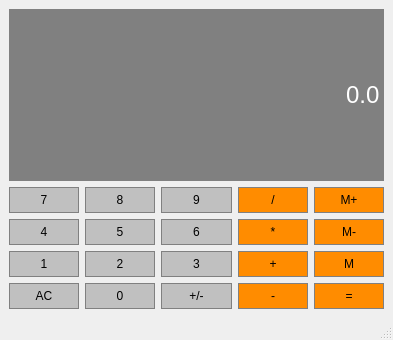
<?xml version="1.0" encoding="UTF-8"?>
<ui version="4.0">
 <class>Calculator</class>
 <widget class="QMainWindow" name="Calculator">
  <property name="geometry">
   <rect>
    <x>0</x>
    <y>0</y>
    <width>393</width>
    <height>340</height>
   </rect>
  </property>
  <property name="sizePolicy">
   <sizepolicy hsizetype="Preferred" vsizetype="Preferred">
    <horstretch>0</horstretch>
    <verstretch>0</verstretch>
   </sizepolicy>
  </property>
  <property name="windowTitle">
   <string>Calculator</string>
  </property>
  <widget class="QWidget" name="centralwidget">
   <layout class="QGridLayout" name="gridLayout">
    <item row="4" column="3">
     <widget class="QPushButton" name="Subtract">
      <property name="sizePolicy">
       <sizepolicy hsizetype="Preferred" vsizetype="Preferred">
        <horstretch>0</horstretch>
        <verstretch>0</verstretch>
       </sizepolicy>
      </property>
      <property name="styleSheet">
       <string notr="true">QPushButton {
	background-color: #FF8C00;
	border: 1px solid gray;
	padding: 5px;
}

QPushButton:pressed {
	background-color: #A9A9A9;
	border: 1px solid gray;
	padding: 5px;
}</string>
      </property>
      <property name="text">
       <string>-</string>
      </property>
     </widget>
    </item>
    <item row="3" column="3">
     <widget class="QPushButton" name="Add">
      <property name="sizePolicy">
       <sizepolicy hsizetype="Preferred" vsizetype="Preferred">
        <horstretch>0</horstretch>
        <verstretch>0</verstretch>
       </sizepolicy>
      </property>
      <property name="styleSheet">
       <string notr="true">QPushButton {
	background-color: #FF8C00;
	border: 1px solid gray;
	padding: 5px;
}

QPushButton:pressed {
	background-color: #A9A9A9;
	border: 1px solid gray;
	padding: 5px;
}</string>
      </property>
      <property name="text">
       <string>+</string>
      </property>
     </widget>
    </item>
    <item row="2" column="4">
     <widget class="QPushButton" name="MemSub">
      <property name="sizePolicy">
       <sizepolicy hsizetype="Preferred" vsizetype="Preferred">
        <horstretch>0</horstretch>
        <verstretch>0</verstretch>
       </sizepolicy>
      </property>
      <property name="styleSheet">
       <string notr="true">QPushButton {
	background-color: #FF8C00;
	border: 1px solid gray;
	padding: 5px;
}

QPushButton:pressed {
	background-color: #A9A9A9;
	border: 1px solid gray;
	padding: 5px;
}</string>
      </property>
      <property name="text">
       <string>M-</string>
      </property>
     </widget>
    </item>
    <item row="2" column="2">
     <widget class="QPushButton" name="Button6">
      <property name="sizePolicy">
       <sizepolicy hsizetype="Preferred" vsizetype="Preferred">
        <horstretch>0</horstretch>
        <verstretch>0</verstretch>
       </sizepolicy>
      </property>
      <property name="styleSheet">
       <string notr="true">QPushButton {
	background-color: #C0C0C0;
	border: 1px solid gray;
	padding: 5px;
}

QPushButton:pressed {
	background-color: #A9A9A9;
	border: 1px solid gray;
	padding: 5px;
}</string>
      </property>
      <property name="text">
       <string>6</string>
      </property>
     </widget>
    </item>
    <item row="3" column="4">
     <widget class="QPushButton" name="MemGet">
      <property name="sizePolicy">
       <sizepolicy hsizetype="Preferred" vsizetype="Preferred">
        <horstretch>0</horstretch>
        <verstretch>0</verstretch>
       </sizepolicy>
      </property>
      <property name="styleSheet">
       <string notr="true">QPushButton {
	background-color: #FF8C00;
	border: 1px solid gray;
	padding: 5px;
}

QPushButton:pressed {
	background-color: #A9A9A9;
	border: 1px solid gray;
	padding: 5px;
}</string>
      </property>
      <property name="text">
       <string>M</string>
      </property>
     </widget>
    </item>
    <item row="2" column="3">
     <widget class="QPushButton" name="Multiply">
      <property name="sizePolicy">
       <sizepolicy hsizetype="Preferred" vsizetype="Preferred">
        <horstretch>0</horstretch>
        <verstretch>0</verstretch>
       </sizepolicy>
      </property>
      <property name="styleSheet">
       <string notr="true">QPushButton {
	background-color: #FF8C00;
	border: 1px solid gray;
	padding: 5px;
}

QPushButton:pressed {
	background-color: #A9A9A9;
	border: 1px solid gray;
	padding: 5px;
}</string>
      </property>
      <property name="text">
       <string>*</string>
      </property>
     </widget>
    </item>
    <item row="3" column="1">
     <widget class="QPushButton" name="Button2">
      <property name="sizePolicy">
       <sizepolicy hsizetype="Preferred" vsizetype="Preferred">
        <horstretch>0</horstretch>
        <verstretch>0</verstretch>
       </sizepolicy>
      </property>
      <property name="styleSheet">
       <string notr="true">QPushButton {
	background-color: #C0C0C0;
	border: 1px solid gray;
	padding: 5px;
}

QPushButton:pressed {
	background-color: #A9A9A9;
	border: 1px solid gray;
	padding: 5px;
}</string>
      </property>
      <property name="text">
       <string>2</string>
      </property>
     </widget>
    </item>
    <item row="1" column="0">
     <widget class="QPushButton" name="Button7">
      <property name="sizePolicy">
       <sizepolicy hsizetype="Preferred" vsizetype="Preferred">
        <horstretch>0</horstretch>
        <verstretch>0</verstretch>
       </sizepolicy>
      </property>
      <property name="styleSheet">
       <string notr="true">QPushButton {
	background-color: #C0C0C0;
	border: 1px solid gray;
	padding: 5px;
}

QPushButton:pressed {
	background-color: #A9A9A9;
	border: 1px solid gray;
	padding: 5px;
}</string>
      </property>
      <property name="text">
       <string>7</string>
      </property>
     </widget>
    </item>
    <item row="3" column="2">
     <widget class="QPushButton" name="Button3">
      <property name="sizePolicy">
       <sizepolicy hsizetype="Preferred" vsizetype="Preferred">
        <horstretch>0</horstretch>
        <verstretch>0</verstretch>
       </sizepolicy>
      </property>
      <property name="styleSheet">
       <string notr="true">QPushButton {
	background-color: #C0C0C0;
	border: 1px solid gray;
	padding: 5px;
}

QPushButton:pressed {
	background-color: #A9A9A9;
	border: 1px solid gray;
	padding: 5px;
}</string>
      </property>
      <property name="text">
       <string>3</string>
      </property>
     </widget>
    </item>
    <item row="1" column="2">
     <widget class="QPushButton" name="Button9">
      <property name="sizePolicy">
       <sizepolicy hsizetype="Preferred" vsizetype="Preferred">
        <horstretch>0</horstretch>
        <verstretch>0</verstretch>
       </sizepolicy>
      </property>
      <property name="styleSheet">
       <string notr="true">QPushButton {
	background-color: #C0C0C0;
	border: 1px solid gray;
	padding: 5px;
}

QPushButton:pressed {
	background-color: #A9A9A9;
	border: 1px solid gray;
	padding: 5px;
}</string>
      </property>
      <property name="text">
       <string>9</string>
      </property>
     </widget>
    </item>
    <item row="4" column="1">
     <widget class="QPushButton" name="Button0">
      <property name="sizePolicy">
       <sizepolicy hsizetype="Preferred" vsizetype="Preferred">
        <horstretch>0</horstretch>
        <verstretch>0</verstretch>
       </sizepolicy>
      </property>
      <property name="styleSheet">
       <string notr="true">QPushButton {
	background-color: #C0C0C0;
	border: 1px solid gray;
	padding: 5px;
}

QPushButton:pressed {
	background-color: #A9A9A9;
	border: 1px solid gray;
	padding: 5px;
}</string>
      </property>
      <property name="text">
       <string>0</string>
      </property>
     </widget>
    </item>
    <item row="0" column="0" colspan="5">
     <widget class="QLineEdit" name="Display">
      <property name="sizePolicy">
       <sizepolicy hsizetype="Preferred" vsizetype="Expanding">
        <horstretch>0</horstretch>
        <verstretch>0</verstretch>
       </sizepolicy>
      </property>
      <property name="font">
       <font>
        <family>Arial</family>
        <pointsize>18</pointsize>
       </font>
      </property>
      <property name="styleSheet">
       <string notr="true">QLineEdit {
	background-color: gray;
	border: 1px solid gray;
	color: #ffffff;
}</string>
      </property>
      <property name="text">
       <string>0.0</string>
      </property>
      <property name="alignment">
       <set>Qt::AlignRight|Qt::AlignTrailing|Qt::AlignVCenter</set>
      </property>
     </widget>
    </item>
    <item row="1" column="4">
     <widget class="QPushButton" name="MemAdd">
      <property name="sizePolicy">
       <sizepolicy hsizetype="Preferred" vsizetype="Preferred">
        <horstretch>0</horstretch>
        <verstretch>0</verstretch>
       </sizepolicy>
      </property>
      <property name="styleSheet">
       <string notr="true">QPushButton {
	background-color: #FF8C00;
	border: 1px solid gray;
	padding: 5px;
}

QPushButton:pressed {
	background-color: #A9A9A9;
	border: 1px solid gray;
	padding: 5px;
}</string>
      </property>
      <property name="text">
       <string>M+</string>
      </property>
     </widget>
    </item>
    <item row="2" column="1">
     <widget class="QPushButton" name="Button5">
      <property name="sizePolicy">
       <sizepolicy hsizetype="Preferred" vsizetype="Preferred">
        <horstretch>0</horstretch>
        <verstretch>0</verstretch>
       </sizepolicy>
      </property>
      <property name="styleSheet">
       <string notr="true">QPushButton {
	background-color: #C0C0C0;
	border: 1px solid gray;
	padding: 5px;
}

QPushButton:pressed {
	background-color: #A9A9A9;
	border: 1px solid gray;
	padding: 5px;
}</string>
      </property>
      <property name="text">
       <string>5</string>
      </property>
     </widget>
    </item>
    <item row="3" column="0">
     <widget class="QPushButton" name="Button1">
      <property name="sizePolicy">
       <sizepolicy hsizetype="Preferred" vsizetype="Preferred">
        <horstretch>0</horstretch>
        <verstretch>0</verstretch>
       </sizepolicy>
      </property>
      <property name="styleSheet">
       <string notr="true">QPushButton {
	background-color: #C0C0C0;
	border: 1px solid gray;
	padding: 5px;
}

QPushButton:pressed {
	background-color: #A9A9A9;
	border: 1px solid gray;
	padding: 5px;
}</string>
      </property>
      <property name="text">
       <string>1</string>
      </property>
     </widget>
    </item>
    <item row="2" column="0">
     <widget class="QPushButton" name="Button4">
      <property name="sizePolicy">
       <sizepolicy hsizetype="Preferred" vsizetype="Preferred">
        <horstretch>0</horstretch>
        <verstretch>0</verstretch>
       </sizepolicy>
      </property>
      <property name="styleSheet">
       <string notr="true">QPushButton {
	background-color: #C0C0C0;
	border: 1px solid gray;
	padding: 5px;
}

QPushButton:pressed {
	background-color: #A9A9A9;
	border: 1px solid gray;
	padding: 5px;
}</string>
      </property>
      <property name="text">
       <string>4</string>
      </property>
     </widget>
    </item>
    <item row="1" column="3">
     <widget class="QPushButton" name="Divide">
      <property name="sizePolicy">
       <sizepolicy hsizetype="Preferred" vsizetype="Preferred">
        <horstretch>0</horstretch>
        <verstretch>0</verstretch>
       </sizepolicy>
      </property>
      <property name="styleSheet">
       <string notr="true">QPushButton {
	background-color: #FF8C00;
	border: 1px solid gray;
	padding: 5px;
}

QPushButton:pressed {
	background-color: #A9A9A9;
	border: 1px solid gray;
	padding: 5px;
}</string>
      </property>
      <property name="text">
       <string>/</string>
      </property>
     </widget>
    </item>
    <item row="1" column="1">
     <widget class="QPushButton" name="Button8">
      <property name="sizePolicy">
       <sizepolicy hsizetype="Preferred" vsizetype="Preferred">
        <horstretch>0</horstretch>
        <verstretch>0</verstretch>
       </sizepolicy>
      </property>
      <property name="styleSheet">
       <string notr="true">QPushButton {
	background-color: #C0C0C0;
	border: 1px solid gray;
	padding: 5px;
}

QPushButton:pressed {
	background-color: #A9A9A9;
	border: 1px solid gray;
	padding: 5px;
}</string>
      </property>
      <property name="text">
       <string>8</string>
      </property>
     </widget>
    </item>
    <item row="4" column="0">
     <widget class="QPushButton" name="Clear">
      <property name="sizePolicy">
       <sizepolicy hsizetype="Preferred" vsizetype="Preferred">
        <horstretch>0</horstretch>
        <verstretch>0</verstretch>
       </sizepolicy>
      </property>
      <property name="styleSheet">
       <string notr="true">QPushButton {
	background-color: #C0C0C0;
	border: 1px solid gray;
	padding: 5px;
}

QPushButton:pressed {
	background-color: #A9A9A9;
	border: 1px solid gray;
	padding: 5px;
}</string>
      </property>
      <property name="text">
       <string>AC</string>
      </property>
     </widget>
    </item>
    <item row="4" column="2">
     <widget class="QPushButton" name="ChangeSign">
      <property name="sizePolicy">
       <sizepolicy hsizetype="Preferred" vsizetype="Preferred">
        <horstretch>0</horstretch>
        <verstretch>0</verstretch>
       </sizepolicy>
      </property>
      <property name="styleSheet">
       <string notr="true">QPushButton {
	background-color: #C0C0C0;
	border: 1px solid gray;
	padding: 5px;
}

QPushButton:pressed {
	background-color: #A9A9A9;
	border: 1px solid gray;
	padding: 5px;
}</string>
      </property>
      <property name="text">
       <string>+/-</string>
      </property>
     </widget>
    </item>
    <item row="4" column="4">
     <widget class="QPushButton" name="Equals">
      <property name="sizePolicy">
       <sizepolicy hsizetype="Preferred" vsizetype="Preferred">
        <horstretch>0</horstretch>
        <verstretch>0</verstretch>
       </sizepolicy>
      </property>
      <property name="styleSheet">
       <string notr="true">QPushButton {
	background-color: #FF8C00;
	border: 1px solid gray;
	padding: 5px;
}

QPushButton:pressed {
	background-color: #A9A9A9;
	border: 1px solid gray;
	padding: 5px;
}</string>
      </property>
      <property name="text">
       <string>=</string>
      </property>
     </widget>
    </item>
   </layout>
  </widget>
  <widget class="QMenuBar" name="menubar">
   <property name="geometry">
    <rect>
     <x>0</x>
     <y>0</y>
     <width>393</width>
     <height>24</height>
    </rect>
   </property>
  </widget>
  <widget class="QStatusBar" name="statusbar"/>
 </widget>
 <resources/>
 <connections/>
</ui>
